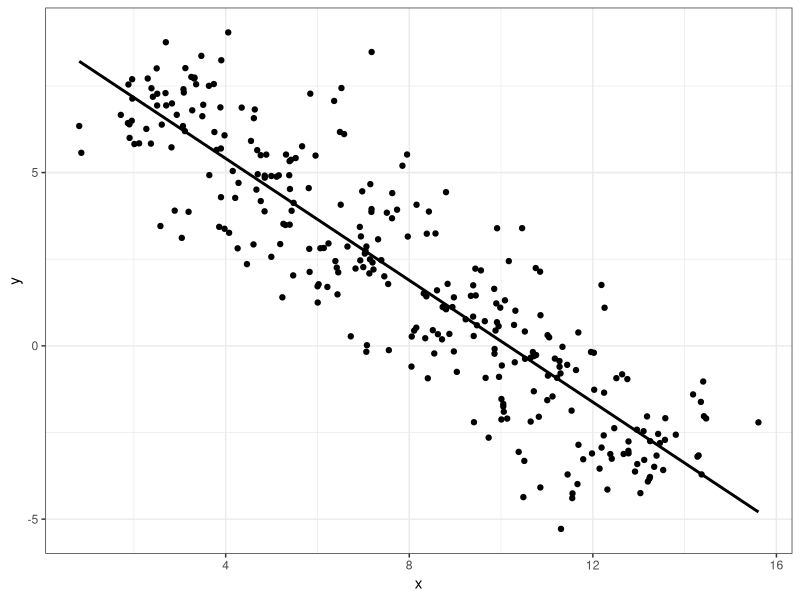
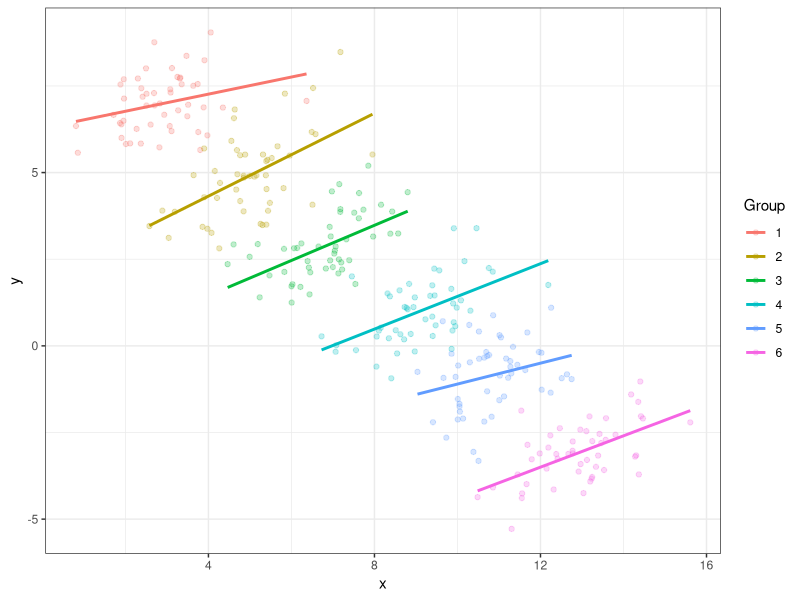
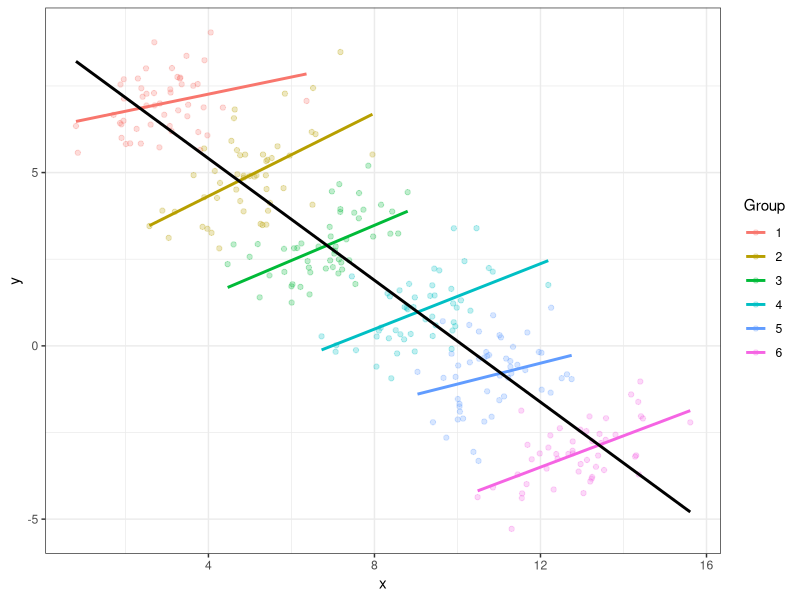

These figures' R source, in order:
## ---- chunk 1
library(ggplot2)
theme_set(theme_bw())
## ---- chunk 2
#| layout-ncol: 3
#| fig-alt: 
#|   - A scatterplot with 300 observations showing a negative relationship between x, which lies between 0.8088 and 15.6080, and y, which lies between -5.2918 and 9.0437. As x increases, the value of y decreases. A linear trend line highlights this relationship. 
#|   - A scatterplot with 300 observations showing the relationship between x, which lies between 0.8088 and 15.6080, and y, which lies between -5.2918 and 9.0437. There are six groups of points, and within each group, there is a positive relationship between x and y, however, the group means show a negative relationship between x and y. A set of six linear trend lines, one for each group, highlights this relationship. 
#|   - A scatterplot with 300 observations showing the relationship between x, which lies between 0.8088 and 15.6080, and y, which lies between -5.2918 and 9.0437. There are six groups of points, and within each group, there is a positive relationship between x and y, however, the group means show a negative relationship between x and y. Both the overall and the within-group trend lines are shown, highlighting the different ways we can interpret the relationship between x and y. 
#| fig-width: 8
#| fig-height: 8
#| fig-extra: fragment
library(tidyverse)

set.seed(2093467)
n <- 300 
p <- 2  
x <- matrix(rnorm(n * p), nrow = n, ncol = p)
# Define Sigma, the target correlation matrix
sigma <- matrix(c(
  1.0, 0.5,
  0.5, 1.0
), nrow = p, byrow = TRUE)

# Cholesky decomposition
L <- t(chol(sigma))
diag <- diag(c(1,1))
y <- t(diag %*% L %*% t(x))


df <- tibble(group = rep(1:6, each = 50),
             x_mean = rep(c(1:6)*2+1, each = 50),
             x = x_mean + y[,1],
             y = 10-x_mean+y[,2])

ggplot(data = df, aes(x = x, y = y)) + geom_point() + geom_smooth(method = "lm", se = F, color = "black")

ggplot(data = df, aes(x = x, y = y, color = factor(group))) +
  geom_point(alpha = 0.25) + 
  geom_smooth(method = "lm", se = F) + 
  scale_color_discrete("Group")

ggplot(data = df, aes(x = x, y = y, color = factor(group))) +
  geom_point(alpha = 0.25) + geom_smooth(method = "lm", se = F) +
  geom_smooth(aes(x = x, y = y), color = "black", method = "lm", se = F, inherit.aes = F) + 
  scale_color_discrete("Group")
